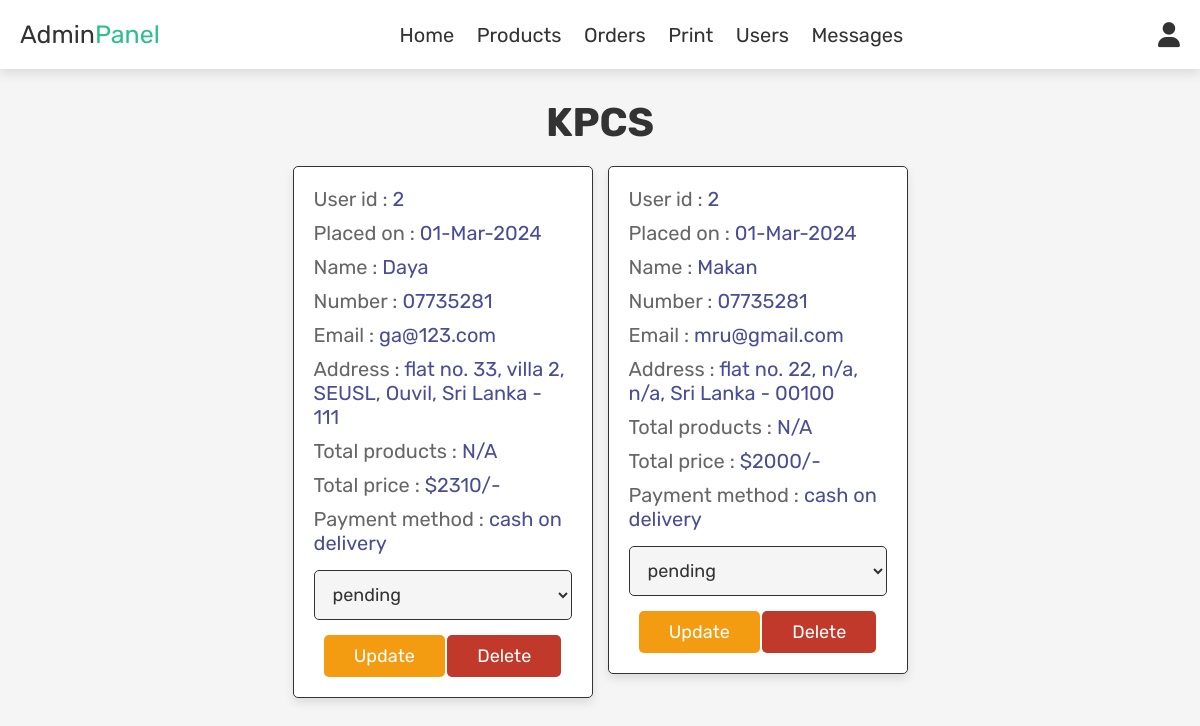
Screenshot of /admin_orders.php (signed in) with the database file from the repository.
### tables this page shows
CREATE TABLE `orders` (
  `id` int(100) NOT NULL,
  `user_id` int(100) NOT NULL,
  `name` varchar(100) NOT NULL,
  `number` varchar(12) NOT NULL,
  `email` varchar(100) NOT NULL,
  `method` varchar(50) NOT NULL,
  `address` varchar(500) NOT NULL,
  `total_product` varchar(100) NOT NULL,
  `total_price` int(100) NOT NULL,
  `placed_on` varchar(50) NOT NULL,
  `payment_status` varchar(20) NOT NULL DEFAULT 'pending'
);

### admin_orders.php (the view, shortened to what this page needs)
<?php
include 'config.php';
?>
<!DOCTYPE html>
<html lang="en">
<head>
    <link rel="stylesheet" href="https://cdnjs.cloudflare.com/ajax/libs/font-awesome/6.0.0/css/all.min.css">
    <link rel="stylesheet" href="css\admin.css">
</head>
<body>
    <?php include 'admin_header.php'; ?>
    <section class="orders">
        <h1 class="title">KPCS</h1>
        <div class="box-container">
            <?php
            $select_orders = mysqli_query($conn, "SELECT * FROM `orders`") or die('query failed');
            if (mysqli_num_rows($select_orders) > 0) {
                while ($fetch_orders = mysqli_fetch_assoc($select_orders)) {
            ?>
                    <div class="box">
                        <p> User id : <span><?php echo $fetch_orders['user_id']; ?></span> </p>
                        <p> Placed on : <span><?php echo $fetch_orders['placed_on']; ?></span> </p>
                        <p> Name : <span><?php echo $fetch_orders['name']; ?></span> </p>
                        <p> Number : <span><?php echo $fetch_orders['number']; ?></span> </p>
                        <p> Email : <span><?php echo $fetch_orders['email']; ?></span> </p>
                        <p> Address : <span><?php echo $fetch_orders['address']; ?></span> </p>
                        <p> Total products : <span><?php echo isset($fetch_orders['total_products']) ? $fetch_orders['total_products'] : 'N/A'; ?></span> </p>
                        <p> Total price : <span>$<?php echo $fetch_orders['total_price']; ?>/-</span> </p>
                        <p> Payment method : <span><?php echo $fetch_orders['method']; ?></span> </p>
                        <form action="" method="post">
                            <select name="update_payment">
                                <option value="" selected disabled><?php echo $fetch_orders['payment_status']; ?></option>
                            </select>
                            <input type="submit" value="update" name="update_order" class="option-btn">
                            <a href="admin_orders.php?delete=<?php echo $fetch_orders['id']; ?>" onclick="return confirm('delete this order?');" class="delete-btn">delete</a>
                        </form>
                    </div>
            <?php
                }
            } else {
                echo '<p class="empty">no orders placed yet!</p>';
            }
            ?>
        </div>
    </section>
</body>
</html>

### css/admin.css (style rules this page uses)
:root { --purple: #8e44ad; --red: #c0392b; --orange: #f39c12; --black: #333; --white: #fff; --light-color: #666; --light-white: #ccc; --light-bg: #f5f5f5; --border: .1rem solid var(--black); --box-shadow: 0 .5rem 1rem rgba(0, 0, 0, .1); }
* { font-family: 'Rubik', sans-serif; margin: 0; padding: 0; box-sizing: border-box; outline: none; border: none; text-decoration: none; transition: all .2s linear; }
html { font-size: 62.5%; overflow-x: hidden; }
body { background-color: var(--light-bg); }
section { padding: 3rem 2rem; }
.title { text-align: center; margin-bottom: 2rem; text-transform: uppercase; color: var(--black); font-size: 4rem; }
.btn, .option-btn, .delete-btn, .white-btn { display: inline-block; margin-top: 1rem; padding: 1rem 3rem; cursor: pointer; color: var(--white); font-size: 1.8rem; border-radius: .5rem; text-transform: capitalize; }
.option-btn { background-color: var(--orange); }
.delete-btn { background-color: var(--red); }
.orders .box-container { display: grid; grid-template-columns: repeat(auto-fit, 30rem); justify-content: center; gap: 1.5rem; max-width: 1200px; margin: 0 auto; align-items: flex-start; }
.orders .box-container .box { background-color: var(--white); padding: 2rem; border: var(--border); box-shadow: var(--box-shadow); border-radius: .5rem; }
.orders .box-container .box p { padding-bottom: 1rem; font-size: 2rem; color: var(--light-color); }
.orders .box-container .box p span { color: #494e94; }
.orders .box-container .box form { text-align: center; }
.orders .box-container .box form select { border-radius: .5rem; margin: .5rem 0; width: 100%; background-color: var(--light-bg); border: var(--border); padding: 1.2rem 1.4rem; font-size: 1.8rem; color: var(--black); }

### rows the page displays
orders: user "2", placed_on "01-Mar-2024", name "Daya", number "07735281", email "ga@123.com", address "flat no. 33, villa 2, SEUSL, Ouvil, Sri Lanka - 111", total_price "2310", method "cash on delivery", update_payment "pending"
orders: user "2", placed_on "01-Mar-2024", name "Makan", number "07735281", email "mru@gmail.com", address "flat no. 22, n/a, n/a, Sri Lanka - 00100", total_price "2000", method "cash on delivery", update_payment "pending"
